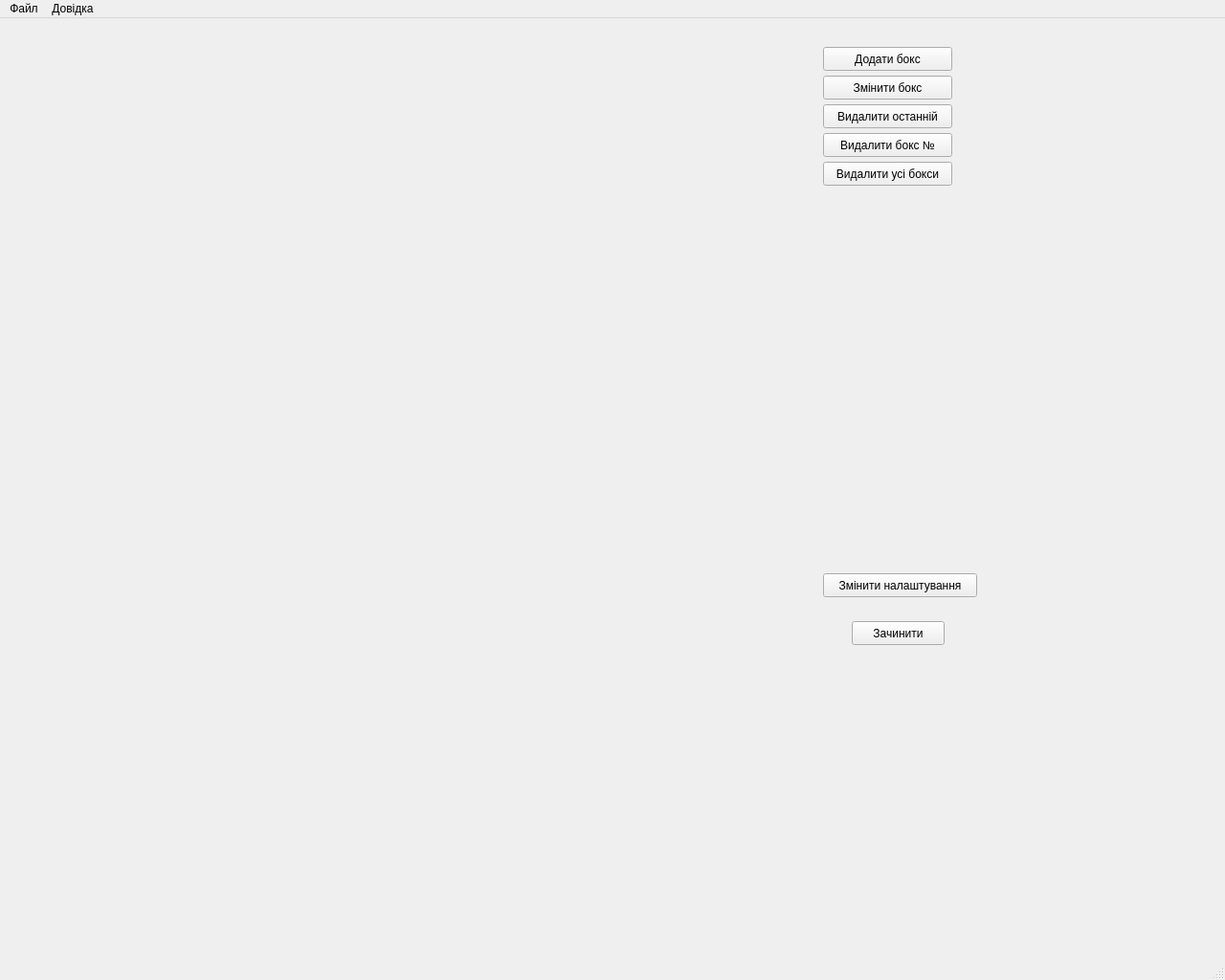
<?xml version="1.0" encoding="UTF-8"?>
<ui version="4.0">
 <class>MainWindow</class>
 <widget class="QMainWindow" name="MainWindow">
  <property name="geometry">
   <rect>
    <x>0</x>
    <y>0</y>
    <width>1280</width>
    <height>1024</height>
   </rect>
  </property>
  <property name="windowTitle">
   <string>Редактор лабіринту</string>
  </property>
  <widget class="QWidget" name="centralwidget">
   <widget class="MyGLWidget" name="glWidget" native="true">
    <property name="geometry">
     <rect>
      <x>20</x>
      <y>30</y>
      <width>821</width>
      <height>631</height>
     </rect>
    </property>
   </widget>
   <widget class="QPushButton" name="pbAddBox">
    <property name="geometry">
     <rect>
      <x>860</x>
      <y>30</y>
      <width>135</width>
      <height>25</height>
     </rect>
    </property>
    <property name="text">
     <string>Додати бокс</string>
    </property>
   </widget>
   <widget class="QPushButton" name="pbChangeBox">
    <property name="geometry">
     <rect>
      <x>860</x>
      <y>60</y>
      <width>135</width>
      <height>25</height>
     </rect>
    </property>
    <property name="text">
     <string>Змінити бокс</string>
    </property>
   </widget>
   <widget class="QPushButton" name="pbDellLustBox">
    <property name="geometry">
     <rect>
      <x>860</x>
      <y>90</y>
      <width>135</width>
      <height>25</height>
     </rect>
    </property>
    <property name="text">
     <string>Видалити останній</string>
    </property>
   </widget>
   <widget class="QPushButton" name="pbDellAllBoxes">
    <property name="geometry">
     <rect>
      <x>860</x>
      <y>150</y>
      <width>135</width>
      <height>25</height>
     </rect>
    </property>
    <property name="text">
     <string>Видалити усі бокси</string>
    </property>
   </widget>
   <widget class="QPushButton" name="pbDellNBox">
    <property name="geometry">
     <rect>
      <x>860</x>
      <y>120</y>
      <width>135</width>
      <height>25</height>
     </rect>
    </property>
    <property name="text">
     <string>Видалити бокс №</string>
    </property>
   </widget>
   <widget class="QPushButton" name="pbChangeSettings">
    <property name="geometry">
     <rect>
      <x>860</x>
      <y>580</y>
      <width>161</width>
      <height>25</height>
     </rect>
    </property>
    <property name="text">
     <string>Змінити налаштування</string>
    </property>
   </widget>
   <widget class="QPushButton" name="pbClose">
    <property name="geometry">
     <rect>
      <x>890</x>
      <y>630</y>
      <width>97</width>
      <height>25</height>
     </rect>
    </property>
    <property name="text">
     <string>Зачинити</string>
    </property>
   </widget>
  </widget>
  <widget class="QStatusBar" name="statusbar"/>
  <widget class="QMenuBar" name="menubar">
   <property name="geometry">
    <rect>
     <x>0</x>
     <y>0</y>
     <width>1280</width>
     <height>24</height>
    </rect>
   </property>
   <widget class="QMenu" name="menu">
    <property name="title">
     <string>Файл</string>
    </property>
    <addaction name="separator"/>
    <addaction name="action_5"/>
   </widget>
   <widget class="QMenu" name="menu_2">
    <property name="title">
     <string>Довідка</string>
    </property>
    <addaction name="action"/>
    <addaction name="action_4"/>
   </widget>
   <addaction name="menu"/>
   <addaction name="menu_2"/>
  </widget>
  <action name="action">
   <property name="text">
    <string>Довідка</string>
   </property>
  </action>
  <action name="action_4">
   <property name="text">
    <string>Про программу</string>
   </property>
  </action>
  <action name="action_5">
   <property name="text">
    <string>Вийти</string>
   </property>
  </action>
 </widget>
 <customwidgets>
  <customwidget>
   <class>MyGLWidget</class>
   <extends>QWidget</extends>
   <header>myglwidget.h</header>
   <container>1</container>
  </customwidget>
 </customwidgets>
 <resources/>
 <connections>
  <connection>
   <sender>pbClose</sender>
   <signal>clicked()</signal>
   <receiver>MainWindow</receiver>
   <slot>close()</slot>
   <hints>
    <hint type="sourcelabel">
     <x>1189</x>
     <y>969</y>
    </hint>
    <hint type="destinationlabel">
     <x>1082</x>
     <y>945</y>
    </hint>
   </hints>
  </connection>
 </connections>
</ui>
